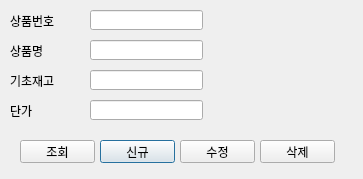
<?xml version="1.0" encoding="UTF-8"?>
<ui version="4.0">
 <class>Dialog</class>
 <widget class="QDialog" name="Dialog">
  <property name="geometry">
   <rect>
    <x>0</x>
    <y>0</y>
    <width>363</width>
    <height>179</height>
   </rect>
  </property>
  <property name="windowTitle">
   <string>상품관리</string>
  </property>
  <widget class="QLabel" name="label_1">
   <property name="geometry">
    <rect>
     <x>10</x>
     <y>10</y>
     <width>81</width>
     <height>21</height>
    </rect>
   </property>
   <property name="text">
    <string>상품번호</string>
   </property>
  </widget>
  <widget class="QLineEdit" name="lineEdit_1">
   <property name="geometry">
    <rect>
     <x>90</x>
     <y>10</y>
     <width>113</width>
     <height>20</height>
    </rect>
   </property>
  </widget>
  <widget class="QLabel" name="label_2">
   <property name="geometry">
    <rect>
     <x>10</x>
     <y>40</y>
     <width>81</width>
     <height>21</height>
    </rect>
   </property>
   <property name="text">
    <string>상품명</string>
   </property>
  </widget>
  <widget class="QLabel" name="label_3">
   <property name="geometry">
    <rect>
     <x>10</x>
     <y>70</y>
     <width>81</width>
     <height>21</height>
    </rect>
   </property>
   <property name="text">
    <string>기초재고</string>
   </property>
  </widget>
  <widget class="QLabel" name="label_4">
   <property name="geometry">
    <rect>
     <x>10</x>
     <y>100</y>
     <width>81</width>
     <height>21</height>
    </rect>
   </property>
   <property name="text">
    <string>단가</string>
   </property>
  </widget>
  <widget class="QLineEdit" name="lineEdit_2">
   <property name="geometry">
    <rect>
     <x>90</x>
     <y>40</y>
     <width>113</width>
     <height>20</height>
    </rect>
   </property>
  </widget>
  <widget class="QLineEdit" name="lineEdit_3">
   <property name="geometry">
    <rect>
     <x>90</x>
     <y>70</y>
     <width>113</width>
     <height>20</height>
    </rect>
   </property>
  </widget>
  <widget class="QLineEdit" name="lineEdit_4">
   <property name="geometry">
    <rect>
     <x>90</x>
     <y>100</y>
     <width>113</width>
     <height>20</height>
    </rect>
   </property>
  </widget>
  <widget class="QPushButton" name="pushButton">
   <property name="geometry">
    <rect>
     <x>100</x>
     <y>140</y>
     <width>75</width>
     <height>23</height>
    </rect>
   </property>
   <property name="text">
    <string>신규</string>
   </property>
  </widget>
  <widget class="QPushButton" name="pushButton_2">
   <property name="geometry">
    <rect>
     <x>180</x>
     <y>140</y>
     <width>75</width>
     <height>23</height>
    </rect>
   </property>
   <property name="text">
    <string>수정</string>
   </property>
  </widget>
  <widget class="QPushButton" name="pushButton_3">
   <property name="geometry">
    <rect>
     <x>260</x>
     <y>140</y>
     <width>75</width>
     <height>23</height>
    </rect>
   </property>
   <property name="text">
    <string>삭제</string>
   </property>
  </widget>
  <widget class="QPushButton" name="pushButton_4">
   <property name="geometry">
    <rect>
     <x>20</x>
     <y>140</y>
     <width>75</width>
     <height>23</height>
    </rect>
   </property>
   <property name="text">
    <string>조회</string>
   </property>
  </widget>
 </widget>
 <resources/>
 <connections/>
</ui>
